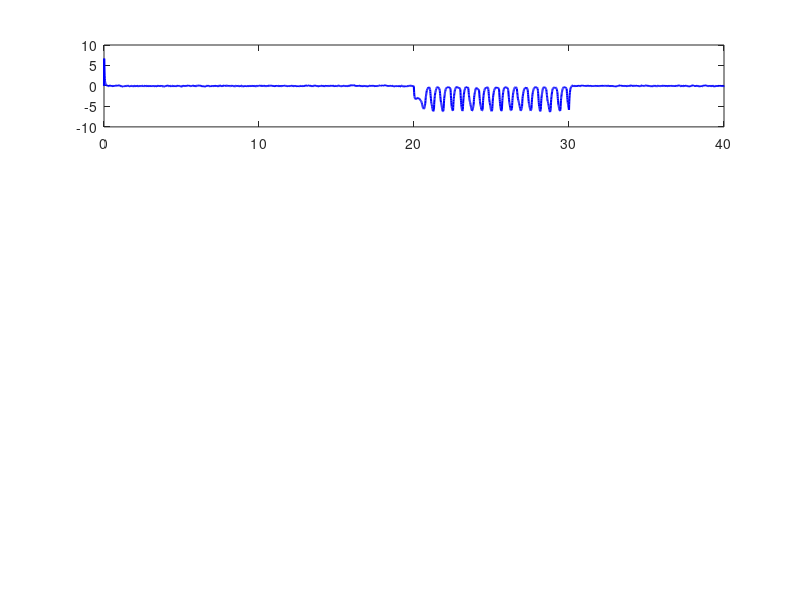

The MATLAB source for this figure: (Note: this script raises an error after producing the figure.)
% Improved Numerical Example for Section IV of 
% "Proactive attack detection scheme based on nonlinear transformation and moving target defense"

% System parameters
dt = 0.01;
gamma = 0.25;
simTime = 40; % Simulation time (includes attack interval [20,30])
numSteps = simTime / dt;

% State-space matrices (UAS dynamics) from the paper
A = [1, 0, (1 - 0.5*dt)*dt, 0;
     0, 1, 0, (1 - 0.5*gamma*dt)*dt;
     0, 0, 1 - gamma*dt, 0;
     0, 0, 0, 1 - gamma*dt];
B = [0.5*dt^2, 0;
     0, 0.5*dt^2;
     dt, 0;
     0, dt];
C = eye(4);

% Controller and observer gains
K = [40.0400, 0, 29.5498, 0;
     0, 20.2002, 0, 68.7490];
L = [0.2000, 0, 0.0499, 0;
     0, 0.2000, 0, 0.0499;
     0, 0, 0.4975, 0;
     0, 0, 0, 0.0975];

% Initial states
x = [10; -20; 30; -10]; % True state
hat_x = zeros(4,1);      % Estimated state (initialized to 0)

% Noise bounds (UBB)
delta = 0.1;  % Process noise bound
epsilon = 0.1; % Measurement noise bound

% Nonlinear transformation functions (element-wise cubic)
f = @(y) y.^3;               % y' = y^3
f_inv = @(y) sign(y).*abs(y).^(1/3); % Inverse: y = y'^(1/3)

% Moving target defense (Γ_k: time-varying diagonal matrix)
% Increased variation to make attacks more detectable
Gamma_k = @(k) diag(1 + 0.8*sin(k/10)*ones(4,1)); % Increased amplitude from 0.5 to 0.8

% Attack parameters
attack_start = 20/dt;   % Start at 20 seconds (step index)
attack_end = 30/dt;     % End at 30 seconds
% Increased attack magnitude for better detection
a_y = [15; 15; 5; 5];     % Increased attack magnitude

% Threshold for residual detection - LOWERED for better detection
threshold = 0.4; % Lowered from 0.8 to 0.4

% Storage variables
Px = zeros(1, numSteps + 1);
Py = zeros(1, numSteps + 1);
residual = zeros(4, numSteps + 1);
residual_norm = zeros(1, numSteps + 1);
flags = zeros(1, numSteps + 1);
time = 0:dt:simTime;

% Initialize
Px(1) = x(1);
Py(1) = x(2);

% Storage for estimation errors
e_Px = zeros(1, numSteps + 1);
e_Py = zeros(1, numSteps + 1);
e_Vx = zeros(1, numSteps + 1);
e_Vy = zeros(1, numSteps + 1);

% Storage for visualizing attack effects
y_original = zeros(4, numSteps);
y_bar_attacked = zeros(4, numSteps);

% Simulation loop
for k = 1:numSteps
    % Control input
    u = -K * hat_x;  % CHANGE: Use estimated state for control, not true state
    
    % Update true state with process noise (bounded)
    omega = delta * (2*rand(4,1) - 1); % Random in [-delta, delta]
    x = A * x + B * u + omega;
    
    % Measurement with noise
    v = epsilon * (2*rand(4,1) - 1);   % Random in [-epsilon, epsilon]
    y_k = C * x + v;
    
    % Store original measurement for comparison
    y_original(:, k) = y_k;
    
    % STEP 1 OF ALGORITHM 1: Calculate y'_k (nonlinear transformation)
    y_prime = f(y_k);
    
    % STEP 2 OF ALGORITHM 1: Calculate y^M_k (moving target)
    Gamma = Gamma_k(k); % Time-varying Γ
    y_M = Gamma * y_prime;
    
    % Simulate FDI attack injection
    if k >= attack_start && k <= attack_end
        y_M_attacked = y_M + a_y; % Inject attack
    else
        y_M_attacked = y_M;       % No attack
    end
    
    % STEP 3 OF ALGORITHM 1: Calculate y_bar (inverse transformations at receiver)
    y_prime_attacked = Gamma \ y_M_attacked; % Γ^{-1} * y_M_attacked
    y_bar = f_inv(y_prime_attacked);         % Recover measurement
    
    y_bar_attacked(:, k) = y_bar; % Store for visualization
    
    % STEP 4 OF ALGORITHM 1: State estimation
    hat_x_pred = A * hat_x + B * u;  % Predicted state
    
    % STEP 5 OF ALGORITHM 1: Residual calculation r^a_k = y_bar - C*x_hat_pred
    residual(:, k+1) = y_bar - C * hat_x_pred;
    residual_norm(k+1) = norm(residual(:, k+1));
    
    % Update state estimate
    hat_x = hat_x_pred + L * residual(:, k+1);
    
    % Attack detection
    if residual_norm(k+1) > threshold
        flags(k+1) = 1; % Attack detected
    else
        flags(k+1) = 0; % No attack
    end
    
    % Calculate estimation error
    e = x - hat_x;
    e_Px(k+1) = e(1);
    e_Py(k+1) = e(2);
    e_Vx(k+1) = e(3);
    e_Vy(k+1) = e(4);
    
    % Store trajectory
    Px(k+1) = x(1);
    Py(k+1) = x(2);
end

% Create figures similar to the paper
% Figure 1: State Estimation Errors
figure;
subplot(4,1,1);
plot(time, e_Px, 'b', 'LineWidth', 1.5);
hold on;
xline(20, '--r', 'Attack Start');
xline(30, '--r', 'Attack End');
ylabel('P_x Error (m)');
title('State Estimation Errors');
grid on;

subplot(4,1,2);
plot(time, e_Py, 'b', 'LineWidth', 1.5);
hold on;
xline(20, '--r', 'Attack Start');
xline(30, '--r', 'Attack End');
ylabel('P_y Error (m)');
grid on;

subplot(4,1,3);
plot(time, e_Vx, 'b', 'LineWidth', 1.5);
hold on;
xline(20, '--r', 'Attack Start');
xline(30, '--r', 'Attack End');
ylabel('V_x Error (m/s)');
grid on;

subplot(4,1,4);
plot(time, e_Vy, 'b', 'LineWidth', 1.5);
hold on;
xline(20, '--r', 'Attack Start');
xline(30, '--r', 'Attack End');
xlabel('Time (s)');
ylabel('V_y Error (m/s)');
grid on;

% Figure 2: UAS Trajectory and Attack Detection
figure;
subplot(2,1,1);
plot(Px, Py, 'b-', 'LineWidth', 1.5);
hold on;
scatter(Px(attack_start:attack_end), Py(attack_start:attack_end), 10, 'r', 'filled');
xlabel('P_x (m)');
ylabel('P_y (m)');
title('UAS Trajectory (Red: Attack Period)');
grid on;

subplot(2,1,2);
stairs(time, flags, 'r-', 'LineWidth', 1.5);
hold on;
plot(time, residual_norm, 'b-', 'LineWidth', 1);
yline(threshold, '--g', 'Threshold');
xlabel('Time (s)');
ylabel('Attack Flag / Residual Norm');
title('Attack Detection Results');
ylim([-0.1 max(residual_norm)*1.1]);
xlim([0 simTime]);
legend('Attack Flag', 'Residual Norm', 'Threshold');
grid on;

% Figure 3: Compare original and attacked measurements (first coordinate)
figure;
subplot(2,1,1);
plot(dt:dt:simTime, y_original(1,:), 'b-', 'LineWidth', 1.5);
hold on;
plot(dt:dt:simTime, y_bar_attacked(1,:), 'r--', 'LineWidth', 1.5);
xline(20, '--k', 'Attack Start');
xline(30, '--k', 'Attack End');
xlabel('Time (s)');
ylabel('Position X');
title('Effect of Attack on X-Position Measurement');
legend('Original Measurement', 'Received Measurement');
grid on;

subplot(2,1,2);
plot(dt:dt:simTime, y_original(2,:), 'b-', 'LineWidth', 1.5);
hold on;
plot(dt:dt:simTime, y_bar_attacked(2,:), 'r--', 'LineWidth', 1.5);
xline(20, '--k', 'Attack Start');
xline(30, '--k', 'Attack End');
xlabel('Time (s)');
ylabel('Position Y');
title('Effect of Attack on Y-Position Measurement');
legend('Original Measurement', 'Received Measurement');
grid on;

% Additional figure to visualize residuals during attack
figure;
subplot(2,1,1);
plot(time, residual_norm, 'b-', 'LineWidth', 1.5);
hold on;
plot([0 simTime], [threshold threshold], 'r--', 'LineWidth', 1.5);
xline(20, '--k', 'Attack Start');
xline(30, '--k', 'Attack End');
xlabel('Time (s)');
ylabel('Residual Norm');
title('Residual Norm with Detection Threshold');
legend('Residual Norm', 'Threshold');
grid on;

subplot(2,1,2);
bar(time, flags, 'r');
xlabel('Time (s)');
ylabel('Attack Detection Flag');
title('Attack Detection Result (1=Attack Detected)');
ylim([-0.1 1.1]);
grid on;

% Calculate detection performance metrics
attack_period = attack_start:attack_end;
true_positives = sum(flags(attack_period) == 1);
false_negatives = sum(flags(attack_period) == 0);
non_attack_period = [1:attack_start-1, attack_end+1:numSteps+1];
false_positives = sum(flags(non_attack_period) == 1);
true_negatives = sum(flags(non_attack_period) == 0);

detection_rate = true_positives / length(attack_period) * 100;
false_alarm_rate = false_positives / length(non_attack_period) * 100;

fprintf('Detection Performance Metrics:\n');
fprintf('Detection Rate: %.2f%%\n', detection_rate);
fprintf('False Alarm Rate: %.2f%%\n', false_alarm_rate);
fprintf('Number of True Positives: %d\n', true_positives);
fprintf('Number of False Negatives: %d\n', false_negatives);
fprintf('Number of False Positives: %d\n', false_positives);
fprintf('Number of True Negatives: %d\n', true_negatives);